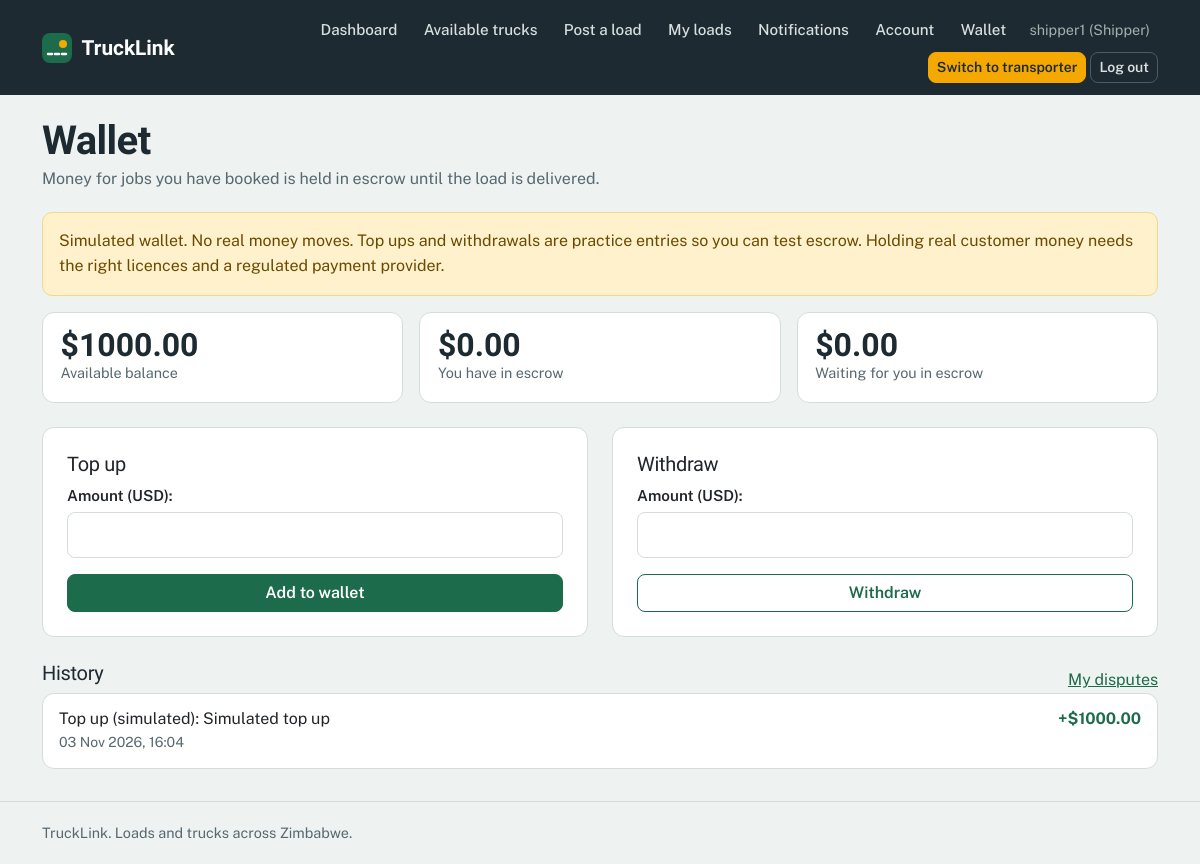
Page /wallet/ (signed in) on the committed database.
### accounts/models.py (models this page shows, shortened)
class Profile(models.Model):
    ROLE_CHOICES = [
        ('shipper', 'Shipper (I have loads)'),
        ('transporter', 'Transporter (I have trucks)'),
    ]
    user = models.OneToOneField(settings.AUTH_USER_MODEL, on_delete=models.CASCADE)
    role = models.CharField(max_length=20, choices=ROLE_CHOICES)
    phone = models.CharField(max_length=20, blank=True)
    both_roles = models.BooleanField(default=False)

### wallet/models.py (models this page shows, shortened)
class LedgerEntry(models.Model):
    KIND_CHOICES = [
        ('topup', 'Top up (simulated)'),
        ('withdraw', 'Withdrawal (simulated)'),
        ('escrow_hold', 'Moved into escrow'),
        ('escrow_release', 'Paid out of escrow'),
        ('escrow_refund', 'Refunded from escrow'),
    ]
    user = models.ForeignKey(settings.AUTH_USER_MODEL, on_delete=models.CASCADE,
                             related_name='ledger_entries')
    amount = models.DecimalField(max_digits=12, decimal_places=2)
    kind = models.CharField(max_length=20, choices=KIND_CHOICES)
    note = models.CharField(max_length=200, blank=True)
    offer = models.ForeignKey('loads.Offer', on_delete=models.SET_NULL, null=True,
                              blank=True, related_name='+')
    created_at = models.DateTimeField(auto_now_add=True)
    class Meta:
        ordering = ['-created_at', '-id']
        verbose_name_plural = 'ledger entries'

### wallet/views.py (the view)
# urls.py: path('', views.wallet_home, name='wallet_home'),
@login_required
def wallet_home(request):
    held_by_me = (Escrow.objects.filter(status='held', offer__load__shipper=request.user)
                  .select_related('offer__load'))
    held_for_me = (Escrow.objects.filter(status='held', offer__transporter=request.user)
                   .select_related('offer__load'))
    return render(request, 'wallet/wallet.html', {
        'balance': balance(request.user),
        'entries': LedgerEntry.objects.filter(user=request.user)[:50],
        'held_by_me': held_by_me,
        'held_for_me': held_for_me,
        'held_by_me_total': _total(held_by_me),
        'held_for_me_total': _total(held_for_me),
        'topup_form': TopUpForm(auto_id='topup_%s'),
        'withdraw_form': WithdrawForm(auto_id='withdraw_%s'),
        'demo': _demo_mode(),
    })

### wallet/forms.py
class TopUpForm(forms.Form):
    amount = forms.DecimalField(max_digits=8, decimal_places=2, min_value=Decimal('1'),
                                max_value=Decimal('5000'), label='Amount (USD)')

class WithdrawForm(forms.Form):
    amount = forms.DecimalField(max_digits=10, decimal_places=2, min_value=Decimal('1'),
                                label='Amount (USD)')

### accounts/templatetags/notify_tags.py (called while the page is built)
@register.simple_tag
def unread_count(user):
    if not user.is_authenticated:
        return 0
    return user.notifications.filter(is_read=False).count()

### wallet/services.py (called while the page is built)
def balance(user):
    total = LedgerEntry.objects.filter(user=user).aggregate(total=Sum('amount'))['total']
    return Decimal(total or 0).quantize(CENT)

### wallet/views.py (called while the page is built)
def _demo_mode():
    return getattr(settings, 'PAYMENT_MODE', 'demo') == 'demo'

def _total(queryset):
    return Decimal(queryset.aggregate(t=Sum('amount'))['t'] or 0).quantize(Decimal('0.01'))

### wallet/templates/wallet/wallet.html (shortened to what this page needs)
{% extends 'base.html' %}
{% block content %}
<div class="page-head">
  <h1>Wallet</h1>
  <p class="muted mb-0">Money for jobs you have booked is held in escrow until the load is delivered.</p>
</div>
{% if demo %}
<div class="alert alert-warning">Simulated wallet. No real money moves. Top ups and withdrawals are practice entries so you can test escrow. Holding real customer money needs the right licences and a regulated payment provider.</div>
{% endif %}
<div class="stats">
  <div class="stat"><strong>${{ balance }}</strong><span>Available balance</span></div>
  <div class="stat"><strong>${{ held_by_me_total }}</strong><span>You have in escrow</span></div>
  <div class="stat"><strong>${{ held_for_me_total }}</strong><span>Waiting for you in escrow</span></div>
</div>
<div class="row g-4 mb-4">
  <div class="col-12 col-md-6">
    <form method="post" action="{% url 'wallet_topup' %}" class="card p-4">
      <h2 class="h5">Top up</h2>
      {{ topup_form.as_p }}
      <button class="btn btn-primary">Add to wallet</button>
    </form>
  </div>
  <div class="col-12 col-md-6">
    <form method="post" action="{% url 'wallet_withdraw' %}" class="card p-4">
      <h2 class="h5">Withdraw</h2>
      {{ withdraw_form.as_p }}
      <button class="btn btn-outline-primary">Withdraw</button>
    </form>
  </div>
</div>
<div class="d-flex justify-content-between align-items-end">
  <h2 class="h5">History</h2>
  <a href="{% url 'dispute_list' %}">My disputes</a>
</div>
<div class="card">
  {% for e in entries %}
  <div class="note d-flex justify-content-between align-items-start gap-3">
    <div>
      {{ e.get_kind_display }}{% if e.note %}: {{ e.note }}{% endif %}
      <div class="small muted">{{ e.created_at|date:"d M Y, H:i" }}</div>
    </div>
    <strong style="color:{% if e.amount > 0 %}var(--msasa){% else %}var(--brake){% endif %};">{% if e.amount > 0 %}+{% endif %}${{ e.amount }}</strong>
  </div>
  {% empty %}
  <div class="empty m-3">No wallet activity yet. Top up to start.</div>
  {% endfor %}
</div>
{% endblock %}

### accounts/templates/base.html (shortened to what this page needs)
{% load notify_tags %}
<!DOCTYPE html>
<html lang="en">
<head>
  <link href="https://cdn.jsdelivr.net/npm/bootstrap@5.3.3/dist/css/bootstrap.min.css" rel="stylesheet">
</head>
<body>
  {% unread_count user as unread %}
  <header class="topbar">
    <div class="container topbar-inner">
      <a href="{% url 'home' %}" class="brand">
        <svg width="30" height="30" viewBox="0 0 30 30" aria-hidden="true"><rect width="30" height="30" rx="8" fill="#1C6B4A"/><path d="M6 21 L24 21" stroke="#fff" stroke-width="2.5" stroke-dasharray="4 3" stroke-linecap="round"/><circle cx="21" cy="11" r="4" fill="#F5A800"/></svg>
        <span>TruckLink</span>
      </a>
      <nav class="navlinks" aria-label="Main">
        {% if user.is_authenticated %}
          <a class="navlink" href="{% url 'dashboard' %}">Dashboard</a>
          {% if user.profile.role == 'shipper' %}
            <a class="navlink" href="{% url 'truck_list' %}">Available trucks</a>
            <a class="navlink" href="{% url 'post_load' %}">Post a load</a>
            <a class="navlink" href="{% url 'my_loads' %}">My loads</a>
          {% elif user.profile.role == 'transporter' %}
            <a class="navlink" href="{% url 'load_list' %}">Available loads</a>
            <a class="navlink" href="{% url 'my_offers' %}">My offers</a>
            <a class="navlink" href="{% url 'my_trucks' %}">My trucks</a>
          {% else %}
            <a class="navlink" href="{% url 'load_list' %}">Loads</a>
            <a class="navlink" href="{% url 'truck_list' %}">Trucks</a>
          {% endif %}
          <a class="navlink" href="{% url 'notifications' %}">Notifications{% if unread %}<span class="count">{{ unread }}</span>{% endif %}</a>
          <a class="navlink" href="{% url 'account' %}">Account</a>
                    <a class="navlink" href="{% url 'wallet_home' %}">Wallet</a>
          <span class="userchip">{{ user.username }}{% if user.profile %} ({{ user.profile.role|title }}){% endif %}</span>
          {% if user.profile.both_roles %}
          <form method="post" action="{% url 'switch_role' %}" class="d-inline">
            <button type="submit" class="btn btn-sm btn-warning">Switch to {% if user.profile.role == 'shipper' %}transporter{% else %}shipper{% endif %}</button>
          </form>
          {% endif %}
          <form method="post" action="{% url 'logout' %}" class="d-inline">
            <button type="submit" class="btn btn-sm btn-nav">Log out</button>
          </form>
        {% else %}
          <a class="navlink" href="{% url 'login' %}">Log in</a>
          <a class="btn btn-sm btn-warning" href="{% url 'register' %}">Register</a>
        {% endif %}
      </nav>
    </div>
  </header>
  <main id="main">
    <div class="container">
      {% block content %}{% endblock %}
    </div>
  </main>
  <footer class="footer">
    <div class="container">TruckLink. Loads and trucks across Zimbabwe.</div>
  </footer>
</body>
</html>

### accounts/templates/base.html (style rules this page uses)
:root { --asphalt:#1E2A32; --mist:#EEF2F1; --paper:#FFFFFF; --msasa:#1C6B4A; --msasa-dark:#14513A; --msasa-tint:#E1F0E9; --amber:#F5A800; --amber-tint:#FFF1CC; --brake:#C93A2B; --brake-tint:#FBE5E1; --line:#D5DDDA; --muted:#566870; --bs-primary-rgb:28,107,74; --bs-success-rgb:28,107,74; --bs-warning-rgb:245,168,0; --bs-danger-rgb:201,58,43; --bs-secondary-rgb:86,104,112; }
body { font-family:'Public Sans',system-ui,-apple-system,'Segoe UI',sans-serif; background:var(--mist); color:var(--asphalt); line-height:1.55; min-height:100vh; display:flex; flex-direction:column; }
main { flex:1; }
h1,h2,h3,h4,.display-font { font-family:'Bricolage Grotesque','Public Sans',sans-serif; font-weight:700; letter-spacing:-.015em; line-height:1.1; }
main h1 { margin-top:1.5rem; }
a { color:var(--msasa); }
.muted { color:var(--muted); }
.topbar { background:var(--asphalt); color:#fff; }
.topbar-inner { display:flex; align-items:center; justify-content:space-between; gap:1rem; padding-top:.75rem; padding-bottom:.75rem; }
.brand { display:flex; align-items:center; gap:.6rem; color:#fff; text-decoration:none; font-family:'Bricolage Grotesque',sans-serif; font-weight:700; font-size:1.3rem; }
.navlinks { display:flex; align-items:center; gap:.25rem; flex-wrap:wrap; justify-content:flex-end; }
.navlink { color:#D7E0DD; text-decoration:none; padding:.4rem .7rem; border-radius:8px; font-weight:500; font-size:.95rem; }
.userchip { color:#9FB2AC; font-size:.9rem; padding:0 .5rem; }
.btn { border-radius:8px; font-weight:600; }
.btn-primary, .btn-success { --bs-btn-color:#fff; --bs-btn-bg:#1C6B4A; --bs-btn-border-color:#1C6B4A; --bs-btn-hover-color:#fff; --bs-btn-hover-bg:#14513A; --bs-btn-hover-border-color:#14513A; --bs-btn-active-color:#fff; --bs-btn-active-bg:#14513A; --bs-btn-active-border-color:#14513A; }
.btn-warning { --bs-btn-color:#1E2A32; --bs-btn-bg:#F5A800; --bs-btn-border-color:#F5A800; --bs-btn-hover-color:#1E2A32; --bs-btn-hover-bg:#DB9500; --bs-btn-hover-border-color:#DB9500; --bs-btn-active-color:#1E2A32; --bs-btn-active-bg:#C98900; --bs-btn-active-border-color:#C98900; }
.btn-outline-primary { --bs-btn-color:#1C6B4A; --bs-btn-border-color:#1C6B4A; --bs-btn-hover-color:#fff; --bs-btn-hover-bg:#1C6B4A; --bs-btn-hover-border-color:#1C6B4A; --bs-btn-active-color:#fff; --bs-btn-active-bg:#14513A; --bs-btn-active-border-color:#14513A; }
.btn-nav { --bs-btn-color:#D7E0DD; --bs-btn-border-color:#4B5C66; --bs-btn-hover-color:#fff; --bs-btn-hover-bg:rgba(255,255,255,.1); --bs-btn-hover-border-color:#9FB2AC; --bs-btn-active-color:#fff; --bs-btn-active-bg:rgba(255,255,255,.15); }
.card { border:1px solid var(--line); border-radius:12px; background:var(--paper); box-shadow:none; }
.alert { border-radius:10px; border-width:1px; }
.alert-warning { --bs-alert-bg:#FFF1CC; --bs-alert-border-color:#F2D888; --bs-alert-color:#6B4A00; }
form p { margin:0 0 1rem; }
form label { display:block; font-weight:600; margin-bottom:.3rem; font-size:.95rem; }
form input:not([type=checkbox]):not([type=hidden]), form select, form textarea { width:100%; padding:.6rem .75rem; border:1.5px solid var(--line); border-radius:8px; background:#fff; font:inherit; }
.page-head { margin:1.5rem 0 1.25rem; }
.page-head h1 { font-size:clamp(1.75rem,4vw,2.5rem); margin:0 0 .25rem; }
.note { padding:.85rem 1rem; border-bottom:1px solid var(--line); }
.note:last-child { border-bottom:0; }
.stats { display:grid; grid-template-columns:repeat(auto-fit,minmax(150px,1fr)); gap:1rem; margin-bottom:1.5rem; }
.stat { background:#fff; border:1px solid var(--line); border-radius:12px; padding:1rem 1.1rem; }
.stat strong { display:block; font-family:'Bricolage Grotesque',sans-serif; font-size:2rem; line-height:1; }
.stat span { color:var(--muted); font-size:.9rem; }
.footer { border-top:1px solid var(--line); color:var(--muted); padding:1.25rem 0; margin-top:2rem; font-size:.9rem; }

### rows in the picture
LedgerEntry: kind "Top up (simulated)", note "Simulated top up", created_at "03 Nov 2026, 16:04", amount "1000.00"

### other values in the picture
{{ user.username }} "shipper1"
{{ user.profile.role|title }} "Shipper"
{{ balance }} "1000.00"
{{ held_by_me_total }} "0.00"
{{ held_for_me_total }} "0.00"
